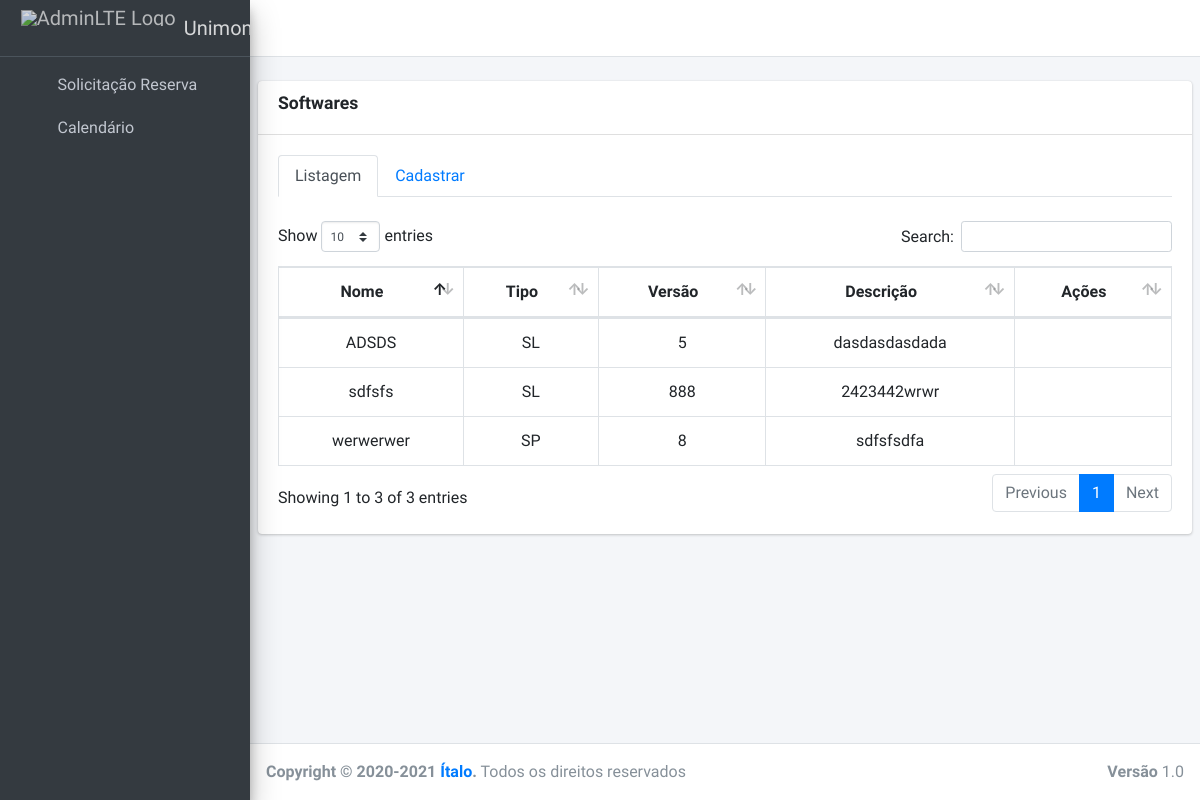
The app's page /panel/softwares/cadastrar, older data.
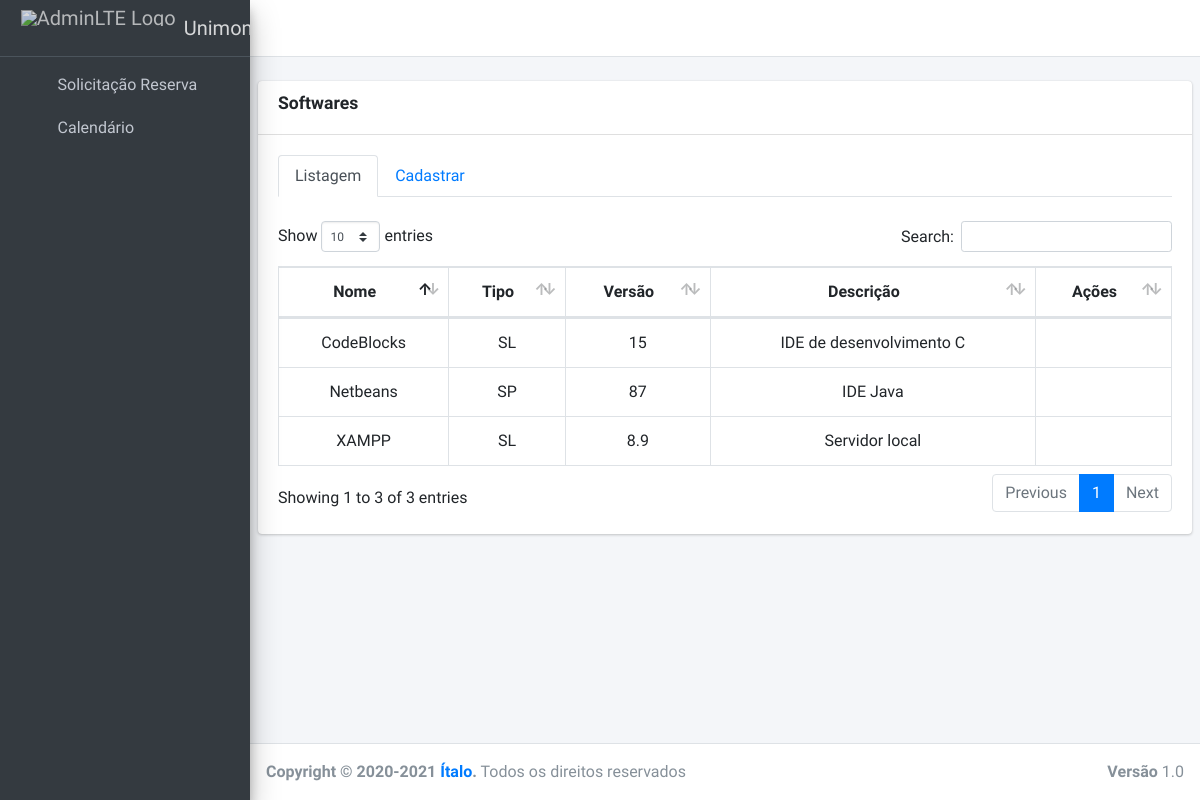
The same page, newer data.
### core/models.py (models this page shows, shortened)
class Software(models.Model):
    TIPO_CHOICES = [
        ('SL', 'Software Livre'),
        ('SP', 'Software Licenciado'),
    ]
    name = models.CharField(max_length=100)
    versao = models.CharField(max_length=15)
    tipo = models.CharField(choices=TIPO_CHOICES, max_length=2, default='SL')
    descricao = models.TextField()

### core/views.py (the view, shortened to what this page needs)
# urls.py: path('panel/softwares/cadastrar', CreateSoftwareView.as_view(), name='software-create'),
class CreateSoftwareView(CreateView):
    form_class = SoftwareForm
    template_name = 'panel/software/create.html'
    success_url = reverse_lazy('software-create')
    def get_context_data(self, **kwargs):
        context = super(CreateSoftwareView, self).get_context_data(**kwargs)
        context['softwares'] = Software.objects.order_by('?').all()
        return context

### core/forms.py
class SoftwareForm(forms.ModelForm):
    class Meta:
        model = Software
        fields = ('name', 'versao', 'tipo', 'descricao')

### core/templates/panel/software/create.html (shortened to what this page needs)
{% extends 'layouts/base.html' %}
{% load static %}
{% block head %}
<link rel="stylesheet" href="{% static 'plugins/datatables-bs4/css/dataTables.bootstrap4.min.css' %}">
<link rel="stylesheet" href="{% static 'plugins/datatables-responsive/css/responsive.bootstrap4.min.css' %}">
{% endblock %}
{% block layouts %}
    {% include 'layouts/navbar.html' %}
    {% include 'layouts/sidebar.html' %}
{% endblock %}
{% block content %}
{% load widget_tweaks %}
 <div class="content-wrapper">
    <br>
    <section class="content">
      <div class="card">
        <div class="card-header">
          <h3 class="card-title"><label>Softwares</label></h3>
        </div>
        <div class="card-body">
          <ul class="nav nav-tabs" id="custom-content-below-tab" role="tablist">
            <li class="nav-item">
              <a class="nav-link active" id="custom-content-below-home-tab" data-toggle="pill" href="#custom-content-below-home" role="tab" aria-controls="custom-content-below-home" aria-selected="true">Listagem</a>
            </li>
            <li class="nav-item">
              <a class="nav-link" id="custom-content-below-profile-tab" data-toggle="pill" href="#custom-content-below-profile" role="tab" aria-controls="custom-content-below-profile" aria-selected="false">Cadastrar</a>
            </li>
          </ul>
          <div class="tab-content" id="custom-content-below-tabContent">
            <div class="tab-pane fade show active" id="custom-content-below-home" role="tabpanel" aria-labelledby="custom-content-below-home-tab">
              <br>
              <table id="table-lab" class="table table-bordered table-hover dataTable">
                <thead>
                    <tr>
                        <th class="text-center">Nome</th>
                        <th class="text-center">Tipo</th>
                        <th class="text-center">Versão</th>
                        <th class="text-center">Descrição</th>
                        <th class="text-center">Ações</th>
                    </tr>
                </thead>
                <tbody>
                    {% for s in softwares %}
                        <tr>
                            <td>{{ s.name }}</td>
                            <td>{{ s.tipo }}</td>
                            <td>{{ s.versao }}</td>
                            <td>{{ s.descricao }}</td>
                            <td>
                                <a href="{% url 'software-detail' s.pk %}" title="Informações"><i class="far fa-eye"></i></a>
                            </td>
                        </tr>
                    {% endfor %}
                </tbody>
              </table>
           </div>
          </div>
        </div>
      </div>
    </section>
  </div>
{% endblock %}
{% block footer %}
    {% include 'layouts/footer.html' %}
{% endblock %}

Row changes from the older to the newer data that the page shows:
removed Software: name "werwerwer", tipo "SP", versao "8", descricao "sdfsfsdfa"
removed Software: name "ADSDS", tipo "SL", versao "5", descricao "dasdasdasdada"
removed Software: name "sdfsfs", tipo "SL", versao "888", descricao "2423442wrwr"
added Software: name "Netbeans", tipo "SP", versao "87", descricao "IDE Java"
added Software: name "CodeBlocks", tipo "SL", versao "15", descricao "IDE de desenvolvimento C"
added Software: name "XAMPP", tipo "SL", versao "8.9", descricao "Servidor local"
